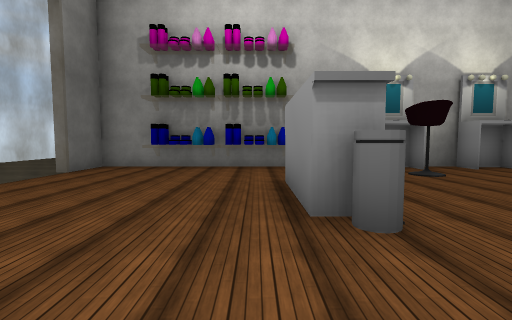
View 1 (above)

18 first-person views from a walk through a 3-D level made in the Unity game engine. The camera is 1.5 m above the floor, tilts 4° down and sees 85° across. The floor is counted in squares, 2 m on a side. Each view is taken from the middle of a square. On the plan, view 1 faces up. The plan holds only what a view shows up to about 10 squares ahead; the rest is blank. The place goes on beyond the plan. The player is left out. Some surface patterns are stand-ins.

View 2
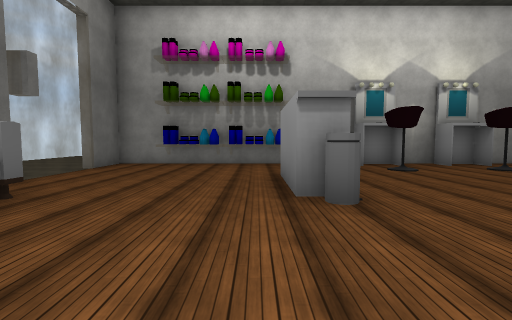

View 3
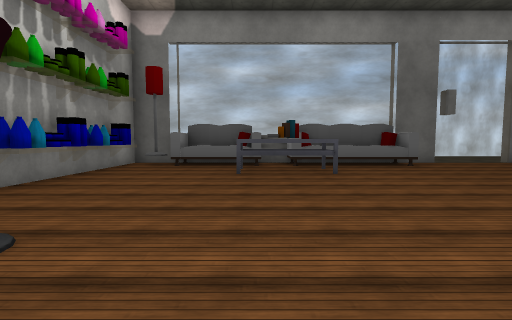

View 4
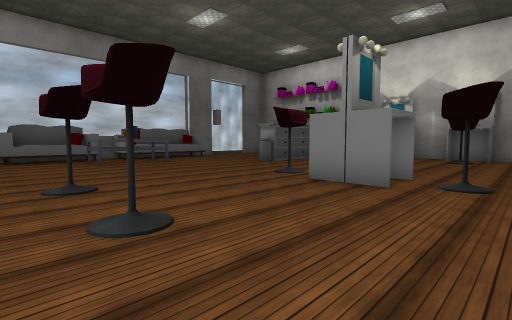

View 5
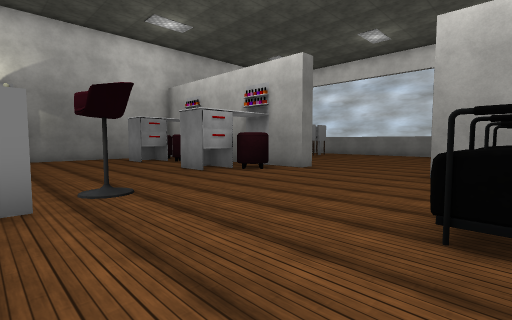

View 6
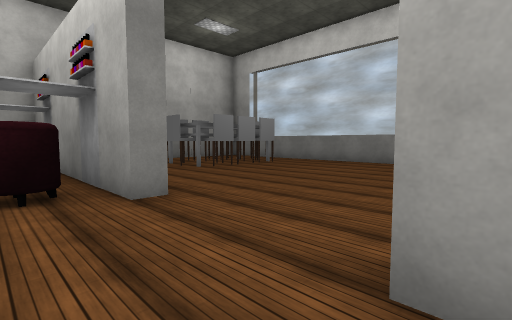

View 7
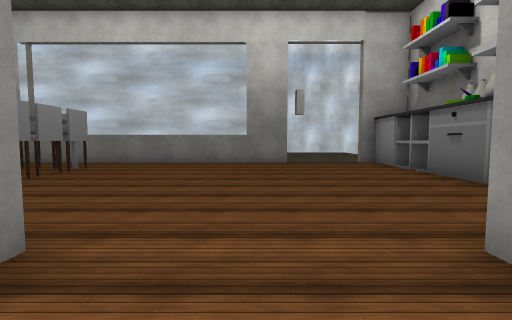

View 8
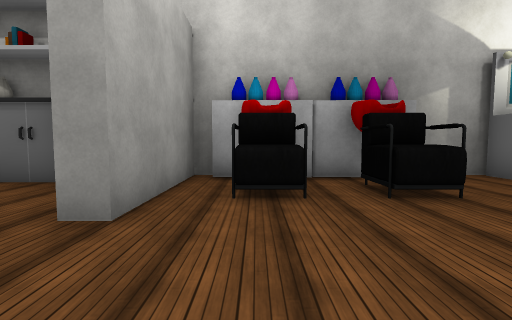

View 9
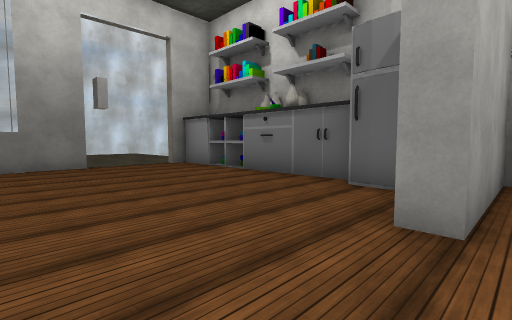

View 10
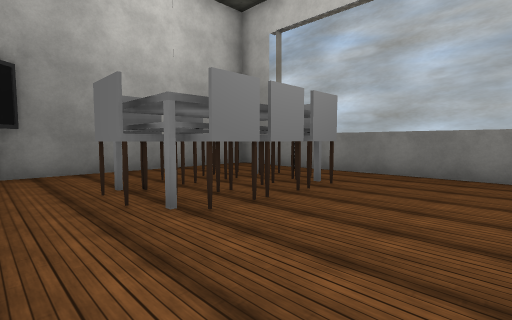

View 11
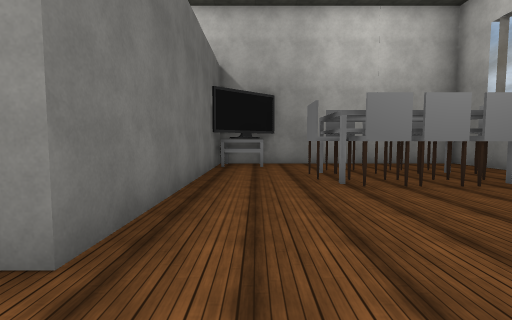

View 12
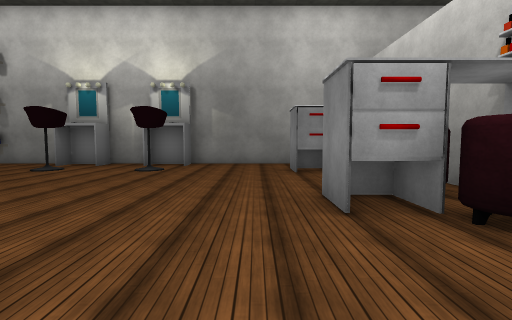

View 13
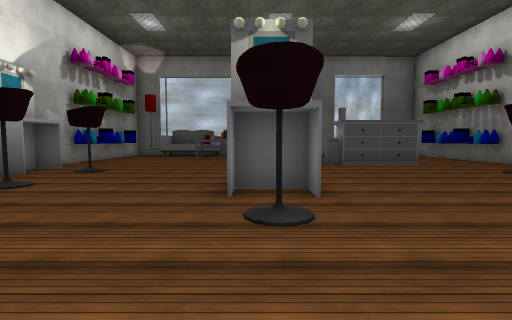

View 14
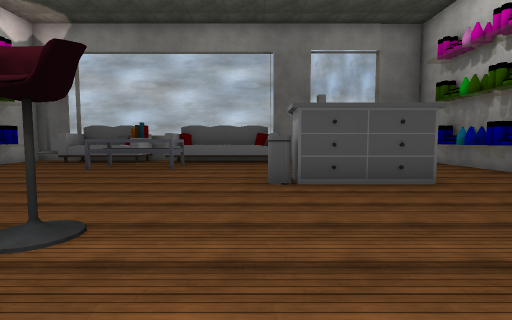

View 15
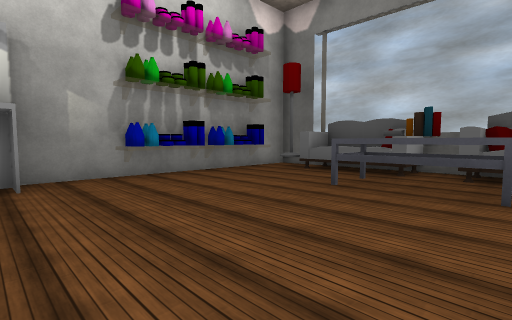

View 16
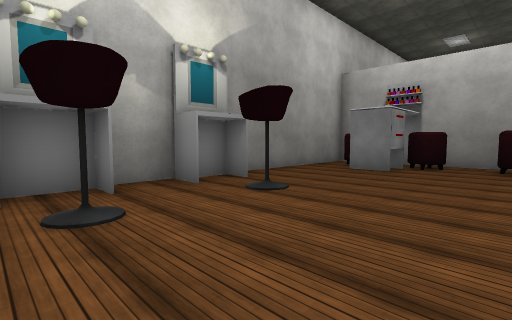

View 17
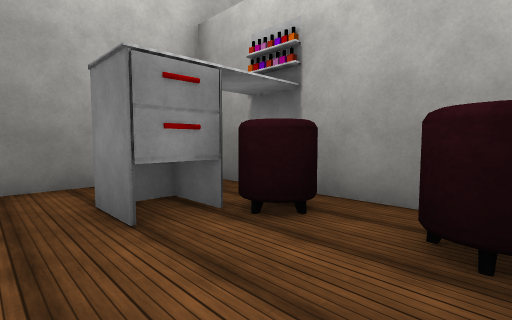

View 18
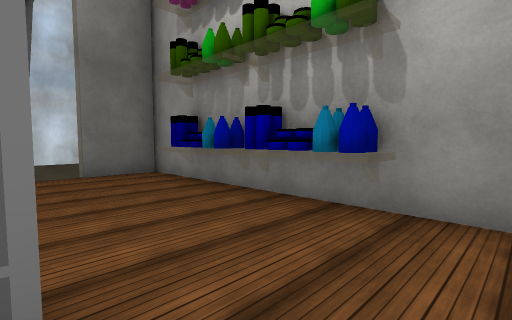

### Floor plan
Key: @ floor where view 1 was taken; # wall or solid block; . floor; = window, fence, low wall or low ledge; B bottle; M mirror; I bin; K books; S sofa; L lamp; C chair; H bookshelf; N sink; T TV; O other object.
Columns run from 5 left of view 1 to 21 right of it. Each row starts with its distance up from view 1.
  8 ## OBBB##M#M###############
  7 #...............O.#TO.....#
  6 =........O.O...OO.#..CCC..=
  5 =.....O.........O.#.C###C.=
  4 =.....O...........#..CCC..=
  3  .....I.........O.#.......=
  2  OO............OO.#.......=
  1  O........MM....O.#.......=
  0  O...@...OMMO.............=
 -1  OOK......................#
 -2  S.O......................#
 -3  S................#.......=
 -4  S......O.O...O.O.#.......=
 -5  L............O.O.OO##HOON#
 -6  #OBOOB#M#MM#BBBB#     ##N

Positions as (right, up) in squares from view 1, and headings:
1: (0, 0), facing up
2: (0, -1), facing up
3: (5, -2), facing left
4: (8, -5), facing up-left
5: (6, -4), facing up-right
6: (11, -3), facing up-right
7: (11, -1), facing right
8: (11, 0), facing down
9: (12, 0), facing down-right
10: (14, 1), facing up-right
11: (14, -1), facing up
12: (9, -1), facing up
13: (10, 0), facing left
14: (6, 2), facing left
15: (3, 0), facing down-left
16: (3, 3), facing up-right
17: (9, 3), facing up-right
18: (2, 5), facing up-left
